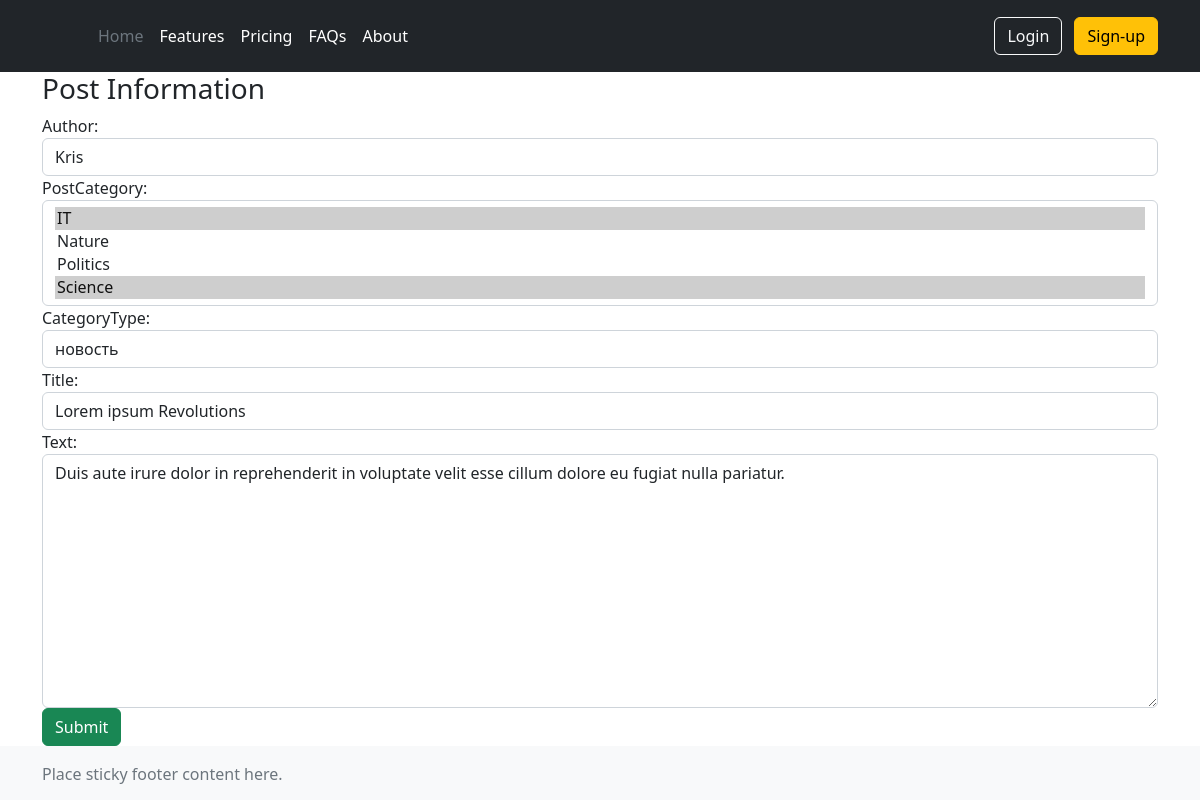
/news/post/edit/3 (signed in), run on an earlier commit of the app's database.
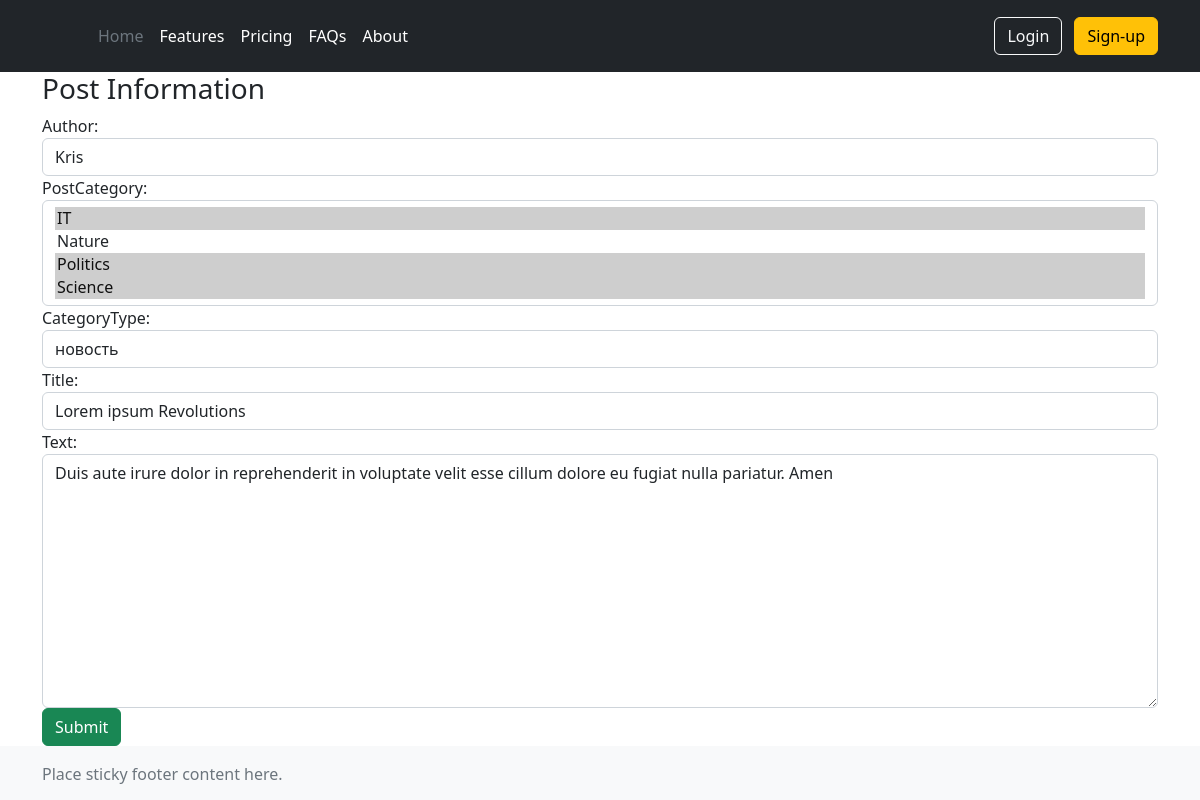
And on a later commit of the database.
### news/models.py (models this page shows, shortened)
class Post(models.Model):
    author = models.ForeignKey(Author, on_delete=models.CASCADE)
    NEWS = 'NW'
    ARTICLE = 'AR'
    CATEGORY_CHOICES = (
        (NEWS, 'новость'),
        (ARTICLE, 'статья')
    )
    categoryType = models.CharField(max_length=2, choices=CATEGORY_CHOICES, default=ARTICLE)
    creationDate = models.DateTimeField(auto_now_add=True)
    postCategory = models.ManyToManyField(Category, through='PostCategory')
    title = models.CharField(max_length=128)
    text = models.TextField()
    rating = models.SmallIntegerField(default=0)

### news/views.py (the view)
# urls.py: path('post/edit/<int:pk>', PostUpdateView.as_view(), name='post_update'),
class PostUpdateView(LoginRequiredMixin, PermissionRequiredMixin, UpdateView):
    permission_required = ('news.change_post',)
    template_name = 'news/post_create.html'
    form_class = PostForm
    def get_object(self, **kwargs):
        id = self.kwargs.get('pk')
        return Post.objects.get(pk=id)

### news/forms.py
class PostForm(ModelForm):
    class Meta:
        model = Post
        fields = ['author', 'postCategory', 'categoryType', 'title', 'text']
        widgets = {
            'author': forms.Select(attrs={
                'class': 'form-control',
            }),
            'postCategory': forms.SelectMultiple(attrs={
                'class': 'form-control',
            }),
            'categoryType': forms.Select(attrs={
                'class': 'form-control',
            }),
            'title': forms.TextInput(attrs={
                'class': 'form-control',
                'placeholder': 'Enter post title'
            }),
            'text': forms.Textarea(attrs={
                'class': 'form-control'
            })
        }

### news/models.py (called while the page is built)
    def __str__(self):
        return self.authorUser.username

    def __str__(self):
        return self.name

### news/templates/news/post_create.html (shortened to what this page needs)
{% extends 'layout/base.html' %}
{% block content %}
<h3>Post Information</h3>
<form method="POST">
 {{ form }}
   <input class="btn btn-success" type="submit" value="Submit">
</form>
{% endblock content %}

What changed in the data, as far as the page shows it:
changed Post "Kris": text "Duis aute irure dolor in reprehenderit in voluptate velit esse cillum dolore eu fugiat nulla pariatur." → "Duis aute irure dolor in reprehenderit in voluptate velit esse cillum dolore eu fugiat nulla pariatur. Amen"
Also different on the page:
form field postCategory: "IT ☑ / Nature / Politics / Science ☑" → "IT ☑ / Nature / Politics ☑ / Science ☑"
